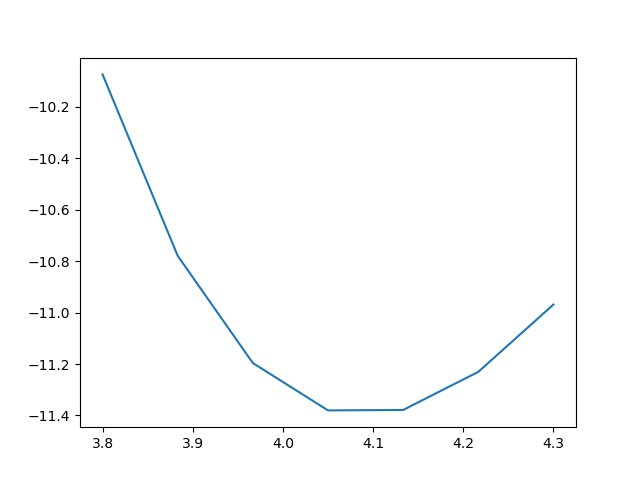

Source code (Python):
# %%
import os
import sys
sys.path.append("/home/dux/")

# set env var
os.environ["LAMMPS_POTENTIALS"] = "/home/pleon/mylammps/potentials/"
os.environ["LAMMPS_COMMAND"] = "/home/pleon/mylammps/src/lmp_serial"
os.environ['WORKDIR'] = "/home/dux/3_220/"

from labutil.src.plugins.lammps import (lammps_run, get_lammps_energy)
from labutil.src.objects import (ClassicalPotential, Struc, ase2struc, Dir)
from ase.spacegroup import crystal
# from ase.build import *
import numpy as np
import matplotlib.pyplot as plt

# %%
eam_input_template = """
# ---------- 1. Initialize simulation ---------------------
units metal
atom_style atomic
dimension  3
boundary   p p p
read_data $DATAINPUT

# ---------- 2. Specify interatomic potential ---------------------
pair_style eam
pair_coeff * * $POTENTIAL

# pair_style lj/cut 4.5
# pair_coeff 1 1 0.3450 2.6244 4.5

# ---------- 3. Run single point calculation  ---------------------
thermo_style custom step pe lx ly lz press pxx pyy pzz
run 0

# ---- 4. Define and print useful variables -------------
variable natoms equal "count(all)"
variable totenergy equal "pe"
variable length equal "lx"

print "Total energy (eV) = ${totenergy}"
print "Number of atoms = ${natoms}"
print "Lattice constant (Angstoms) = ${length}"
        """

lj_input_template = """
# ---------- 1. Initialize simulation ---------------------
units metal
atom_style atomic
dimension  3
boundary   p p p
read_data $DATAINPUT

# ---------- 2. Specify interatomic potential ---------------------
# pair_style eam
# pair_coeff * * $POTENTIAL

pair_style lj/cut 4.5
pair_coeff 1 1 0.3450 2.6244 4.5

# ---------- 3. Run single point calculation  ---------------------
thermo_style custom step pe lx ly lz press pxx pyy pzz
run 0

# ---- 4. Define and print useful variables -------------
variable natoms equal "count(all)"
variable totenergy equal "pe"
variable length equal "lx"

print "Total energy (eV) = ${totenergy}"
print "Number of atoms = ${natoms}"
print "Lattice constant (Angstoms) = ${length}"
        """
# %%
def make_struc(alat):
    """
    Creates the crystal structure using ASE.
    :param alat: Lattice parameter in angstrom
    :return: structure object converted from ase
    """
    unitcell = crystal('Ag', [(0, 0, 0)], spacegroup=225, cellpar=[alat, alat, alat, 90, 90, 90])
    #multiplier = numpy.identity(3) * 2
    #ase_supercell = make_supercell(unitcell, multiplier)
    structure = Struc(ase2struc(unitcell))
    return structure


def compute_energy(alat, pot_type, template):
    """
    Make an input template and select potential and structure, and the path where to run
    """
    potpath = os.path.join(os.environ['LAMMPS_POTENTIALS'],'Ag_u3.eam')
    if pot_type == "eam":
        potential = ClassicalPotential(path=potpath, ptype='eam', element=["Ag"])
    else:
        potential = ""
    runpath = Dir(path=os.path.join(os.environ['WORKDIR'], "Lab1", pot_type+"_"+str(alat)))
    struc = make_struc(alat=alat)
    output_file = lammps_run(struc=struc, runpath=runpath, potential=potential, intemplate=template, inparam={})
    energy, lattice = get_lammps_energy(outfile=output_file)
    return energy, lattice


def lattice_scan(pot):
    alat_list = np.linspace(3.8, 4.3, 7)
    if pot == "eam":
        energy_list = [compute_energy(alat=a, pot=pot, template=eam_input_template)[0] for a in alat_list]
    else:
        energy_list = [compute_energy(alat=a, pot=pot, template=lj_input_template)[0] for a in alat_list]

    print(energy_list)
    plt.plot(alat_list, energy_list)
    plt.savefig("Ag_lat_" + pot)
    plt.show()


# if __name__ == '__main__':
# %%
# put here the function that you actually want to run
potentials = ["lj", "eam"]
[lattice_scan(pot) for pot in potentials]
